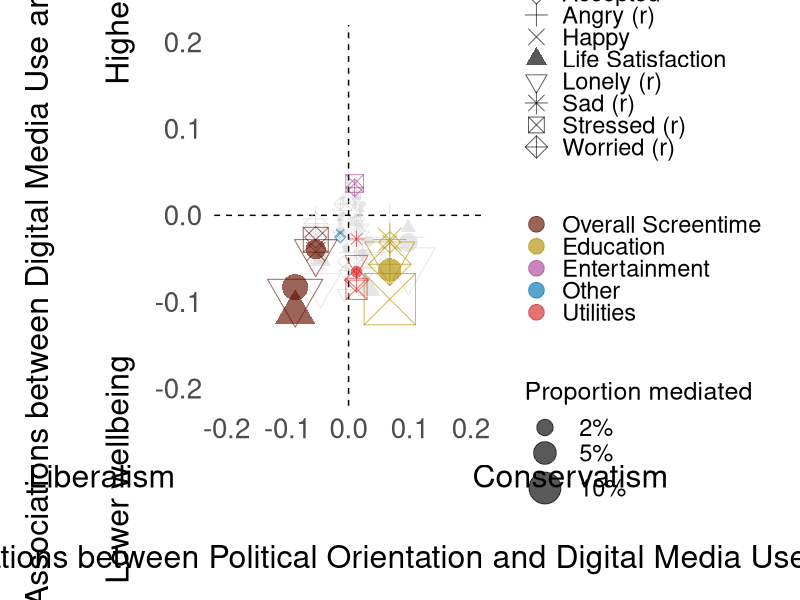
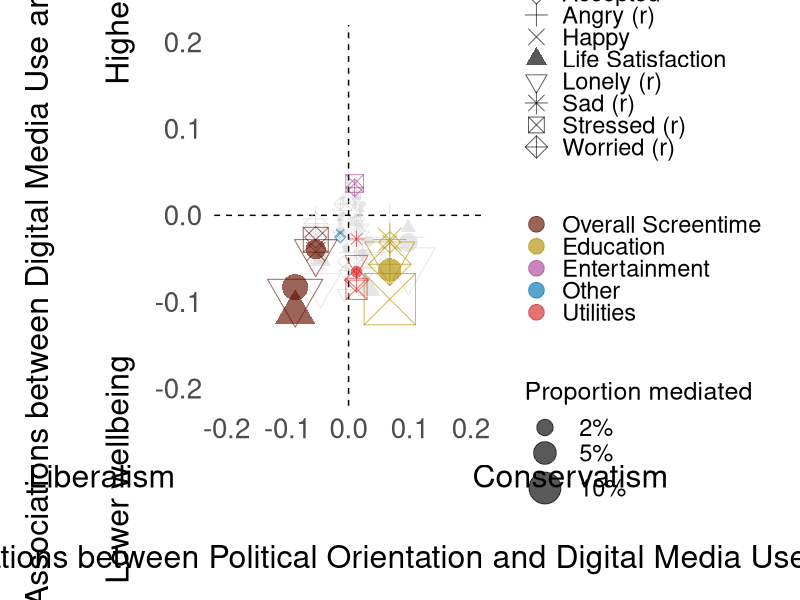

These figures' R source, in order:
library(dplyr)
library(ggplot2)

#############################################
# Study 1 mediation bubble map: app categories

monthly_res <- read.csv("monthly_results_withcontrols.csv")
weekly_res <- read.csv("weekly_results_withcontrols.csv")
path_a_res <- read.csv("study1_path_a_results.csv")

app_categories <- c(
  "information", "productivity", "education", "entertainment",
  "creativity", "games", "shopping", "utilities", "other", "health",
  "total_activity"
)

mediator_order <- c(
  "Overall Screentime", "Creativity", "Education", "Entertainment", "Games",
  "Health", "Information", "Other", "Productivity", "Shopping", "Utilities"
)

outcome_labels <- c(
  "awb_week" = "Affective Wellbeing",
  "awb_t2" = "Affective Wellbeing",
  "swls_t2" = "Life Satisfaction",
  "accepted" = "Accepted",
  "angry_rev" = "Angry (r)",
  "happy" = "Happy",
  "lonely_rev" = "Lonely (r)",
  "uls_t2" = "Lonely (r)",
  "sad_rev" = "Sad (r)",
  "stressed_rev" = "Stressed (r)",
  "worried_rev" = "Worried (r)"
)

outcome_order <- c(
  "Affective Wellbeing", "Accepted", "Angry (r)", "Happy",
  "Life Satisfaction", "Lonely (r)", "Sad (r)", "Stressed (r)",
  "Worried (r)"
)

outcome_shape_vals <- c(
  "Affective Wellbeing" = 16,
  "Accepted" = 5,
  "Angry (r)" = 3,
  "Happy" = 4,
  "Life Satisfaction" = 17,
  "Lonely (r)" = 6,
  "Sad (r)" = 8,
  "Stressed (r)" = 7,
  "Worried (r)" = 9
)

color_palette <- c(
  "Overall Screentime" = "#661100",
  "Creativity" = "#117733",
  "Education" = "#B38F00",
  "Entertainment" = "#AA4499",
  "Games" = "#999933",
  "Health" = "#009E73",
  "Information" = "#332288",
  "Other" = "#0072B2",
  "Productivity" = "#88CCEE",
  "Shopping" = "#DDCC77",
  "Utilities" = "#D62728",
  "n.s." = "grey85"
)

#############################################

path_a_df <- path_a_res %>%
  filter(
    mediator %in% app_categories,
    IV == "political_orientation",
    level %in% c("Weekly", "Monthly")
  ) %>%
  transmute(
    mediator,
    level,
    a = estimate,
    a_p = p
  )

bubble_df <- bind_rows(
  weekly_res %>%
    transmute(
      mediator, outcome,
      b = path_b,
      b_p = path_b_p,
      prop_med = prop_mediated,
      acme_lwr = ACME_CI_lower,
      acme_upr = ACME_CI_upper,
      level = "Weekly"
    ),
  monthly_res %>%
    transmute(
      mediator, outcome,
      b = path_b,
      b_p = path_b_p,
      prop_med = prop_mediated,
      acme_lwr = ACME_CI_lower,
      acme_upr = ACME_CI_upper,
      level = "Monthly"
    )
) %>%
  filter(mediator %in% app_categories) %>%
  left_join(path_a_df, by = c("mediator", "level")) %>%
  mutate(
    sig = (acme_lwr > 0 | acme_upr < 0) &
      is.finite(acme_lwr) &
      is.finite(acme_upr),
    mediator = if_else(
      mediator == "total_activity",
      "Overall Screentime",
      mediator
    ),
    mediator = tools::toTitleCase(mediator),
    mediator = factor(mediator, levels = mediator_order),
    outcome = recode(outcome, !!!outcome_labels),
    outcome = factor(outcome, levels = outcome_order),
    level = factor(level, levels = c("Weekly", "Monthly")),
    color_var = if_else(sig, as.character(mediator), "n.s."),
    color_var = factor(color_var, levels = c(mediator_order, "n.s."))
  ) %>%
  filter(
    !is.na(mediator), !is.na(outcome),
    is.finite(a), is.finite(b), is.finite(prop_med)
  ) %>%
  arrange(sig)

stopifnot(
  nrow(bubble_df) > 0,
  !anyNA(bubble_df$a_p),
  !anyNA(bubble_df$b_p)
)

x_limit <- max(abs(bubble_df$a), na.rm = TRUE) * 1.12
y_limit <- max(abs(bubble_df$b), na.rm = TRUE) * 1.12
x_limit <- max(0.2, ceiling(x_limit * 10) / 10)
y_limit <- max(0.2, ceiling(y_limit * 10) / 10)

axis_labels <- function(x) sprintf("%.1f", x)

theme_clean <- theme_minimal(base_size = 20) +
  theme(
    panel.grid.minor = element_blank(),
    panel.grid.major.x = element_blank(),
    panel.background = element_rect(fill = "white", colour = NA),
    plot.background = element_rect(fill = "white", colour = NA)
  )

app_category_mediation_bubble_map <- ggplot(bubble_df, aes(x = a, y = b)) +
  geom_hline(yintercept = 0, colour = "black", linetype = "dashed") +
  geom_vline(xintercept = 0, colour = "black", linetype = "dashed") +
  geom_point(
    aes(size = abs(prop_med), color = color_var, shape = outcome),
    alpha = 0.65
  ) +
  scale_size_area(
    max_size = 17,
    name = "Proportion mediated",
    breaks = c(0.025, 0.05, 0.10),
    labels = scales::percent_format(accuracy = 1)
  ) +
  scale_color_manual(
    values = color_palette,
    name = NULL,
    breaks = mediator_order,
    guide = guide_legend(override.aes = list(size = 5), order = 2)
  ) +
  scale_shape_manual(
    values = outcome_shape_vals,
    name = "Wellbeing outcome",
    guide = guide_legend(
      override.aes = list(size = 5, color = "black"),
      order = 1
    )
  ) +
  scale_y_continuous(
    limits = c(-y_limit, y_limit),
    breaks = seq(-y_limit, y_limit, by = 0.1),
    labels = axis_labels
  ) +
  scale_x_continuous(
    limits = c(-x_limit, x_limit),
    breaks = seq(-x_limit, x_limit, by = 0.1),
    labels = axis_labels
  ) +
  labs(
    x = paste0(
      "Liberalism                                 Conservatism\n\n",
      "Associations between Political Orientation and Digital Media Use"
    ),
    y = paste0(
      "Associations between Digital Media Use and Wellbeing\n\n",
      "Lower wellbeing                              Higher wellbeing"
    )
  ) +
  theme_clean +
  theme(
    panel.grid.minor = element_blank(),
    panel.grid.major.y = element_blank(),
    axis.text.x = element_text(size = 20),
    axis.text.y = element_text(size = 20),
    axis.title.x = element_text(
      size = 23,
      lineheight = 1.05,
      margin = margin(t = 14)
    ),
    axis.title.y = element_text(
      size = 23,
      lineheight = 1.05,
      margin = margin(r = 14)
    ),
    legend.position = "right",
    legend.text = element_text(size = 17),
    legend.title = element_text(size = 18),
    legend.key.height = grid::unit(0.9, "lines"),
    plot.margin = margin(t = 18, r = 18, b = 18, l = 18)
  )

ggsave(
  "Plots/app_category_mediation_bubble_map.png",
  plot = app_category_mediation_bubble_map,
  width = 15,
  height = 10,
  dpi = 300
)

print(app_category_mediation_bubble_map)
